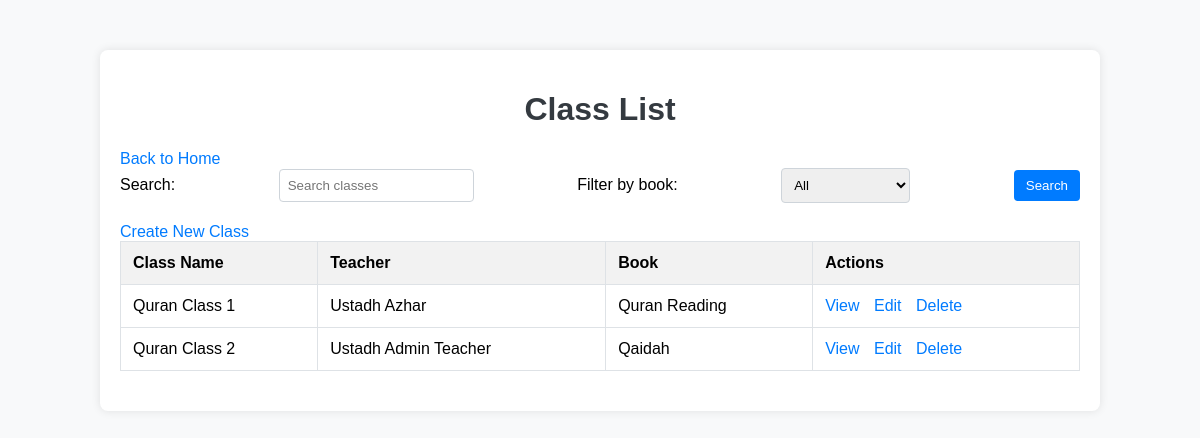
The app's page /accounts/classes/ (signed in) with its own data.
### accounts/models.py (models this page shows, shortened)
class ClassName(models.Model):
    QAIDAH = 'qaidah'
    QURAN_READING = 'quran_reading'
    HIFZ = 'hifz'
    NA = 'na'
    BOOK_CHOICES = [
        (QAIDAH, 'Qaidah'),
        (QURAN_READING, 'Quran Reading'),
        (HIFZ, 'Hifz'),
        (NA, 'N/A'),
    ]
    name = models.CharField(max_length=100)
    teacher = models.ForeignKey('Profile', on_delete=models.SET_NULL, null=True,
                                limit_choices_to={'user_type__in': ['admin_teacher', 'regular_teacher']})
    book = models.CharField(max_length=20, choices=BOOK_CHOICES, default=NA)
    created_at = models.DateTimeField(auto_now_add=True)
    class Meta:
        verbose_name = "Class"
        verbose_name_plural = "Classes"

class Profile(models.Model):
    ADMIN_TEACHER = 'admin_teacher'
    REGULAR_TEACHER = 'regular_teacher'
    STUDENT = 'student'
    WAITING_LIST = 'waiting_list'
    USER_TYPE_CHOICES = [
        (ADMIN_TEACHER, 'Admin Teacher'),
        (REGULAR_TEACHER, 'Regular Teacher'),
        (STUDENT, 'Student'),
        (WAITING_LIST, 'Waiting List'),
    ]
    user = models.OneToOneField(User, on_delete=models.CASCADE)
    user_type = models.CharField(max_length=20, choices=USER_TYPE_CHOICES, default=WAITING_LIST)
    class_name = models.ForeignKey(ClassName, on_delete=models.SET_NULL, null=True, blank=True, related_name='students')
    attendance = models.FloatField(default=0.0, null=True, blank=True)
    punctuality = models.FloatField(default=0.0, null=True, blank=True)
    class Meta:
        verbose_name = "Profile"
        verbose_name_plural = "Profiles"

### accounts/views.py (the view)
# urls.py: path('classes/', ClassListView.as_view(), name='class-list'),
class ClassListView(LoginRequiredMixin, ListView):
    model = ClassName
    template_name = 'accounts/class_list.html'
    context_object_name = 'classes'
    def get_queryset(self):
        queryset = ClassName.objects.all()
        search_query = self.request.GET.get('search', None)
        book_filter = self.request.GET.get('book', None)
        if search_query:
            queryset = queryset.filter(
                Q(name__icontains=search_query) |
                Q(teacher__user__first_name__icontains=search_query) |
                Q(teacher__user__last_name__icontains=search_query)
            )
        if book_filter:
            queryset = queryset.filter(book=book_filter)
        return queryset

### accounts/templates/accounts/class_list.html (shortened to what this page needs)
<!DOCTYPE html>
<html lang="en">
<head>
</head>
<body>
    <div class="container">
        <h1>Class List</h1>
        <a href="{% url 'home' %}">Back to Home</a>
        <form method="get" action="{% url 'class-list' %}">
            <label for="search">Search:</label>
            <input type="text" name="search" id="search" placeholder="Search classes" value="{{ request.GET.search }}">
            <label for="book">Filter by book:</label>
            <select name="book" id="book">
                <option value="">All</option>
            </select>
            <button type="submit">Search</button>
        </form>
        <a href="{% url 'class-create' %}">Create New Class</a>
        <table>
            <thead>
                <tr>
                    <th>Class Name</th>
                    <th>Teacher</th>
                    <th>Book</th>
                    <th>Actions</th>
                </tr>
            </thead>
            <tbody>
                {% for class in classes %}
                    <tr>
                        <td>{{ class.name }}</td>
                        <td>Ustadh {{ class.teacher.user.first_name }}</td>
                        <td>{{ class.get_book_display }}</td>
                        <td class="actions">
                            <a href="{% url 'class-detail' class.pk %}">View</a>
                            <a href="{% url 'class-update' class.pk %}">Edit</a>
                            <a href="{% url 'class-delete' class.pk %}">Delete</a>
                        </td>
                    </tr>
                {% endfor %}
            </tbody>
        </table>
    </div>
</body>
</html>

### accounts/templates/accounts/class_list.html (style rules this page uses)
body { font-family: Arial, sans-serif; background-color: #f8f9fa; margin: 0; padding: 0; }
.container { width: 80%; margin: 50px auto; background-color: #fff; padding: 20px; box-shadow: 0 0 10px rgba(0, 0, 0, 0.1); border-radius: 8px; }
h1 { text-align: center; color: #343a40; }
form { display: flex; justify-content: space-between; align-items: center; margin-bottom: 20px; }
label { margin-right: 10px; }
input[type="text"], select { padding: 8px; margin-right: 10px; border: 1px solid #ced4da; border-radius: 4px; }
button { padding: 8px 12px; background-color: #007bff; color: #fff; border: none; border-radius: 4px; cursor: pointer; }
table { width: 100%; border-collapse: collapse; margin-bottom: 20px; }
table, th, td { border: 1px solid #dee2e6; }
th, td { padding: 12px; text-align: left; }
th { background-color: #f2f2f2; }
a { color: #007bff; text-decoration: none; }
.actions a { margin-right: 10px; }

### records on screen
ClassName: name "Quran Class 1", teacher.user.first_name "Azhar", book "Quran Reading"
ClassName: name "Quran Class 2", teacher.user.first_name "Admin Teacher", book "Qaidah"
